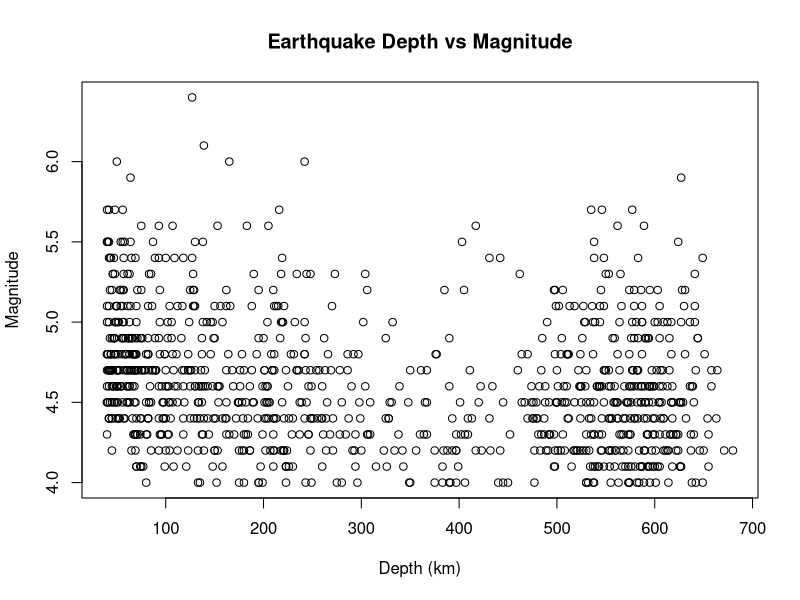

This figure's R source:
## ---- chunk 1
knitr::opts_chunk$set(echo = TRUE)
## ---- chunk 2
data(quakes)
head(quakes)
#>      lat   long depth mag stations
#> 1 -20.42 181.62   562 4.8       41
#> 2 -20.62 181.03   650 4.2       15
#> 3 -26.00 184.10    42 5.4       43
## ---- chunk 3
plot(quakes$depth, quakes$mag,
     xlab = "Depth (km)",
     ylab = "Magnitude",
     main = "Earthquake Depth vs Magnitude")
## ---- chunk 4
cov(quakes$depth, quakes$mag)
#> [1] -20.02209
## ---- chunk 5
cor(quakes$depth, quakes$mag)
#> [1] -0.2306377
## ---- chunk 6
cor(quakes)
#>                lat        long       depth         mag    stations
#> lat      1.0000000  -0.3645440  0.0310258  -0.0504617  -0.0022206
#> long    -0.3645440   1.0000000  0.1444434  -0.1730673  -0.0535125
#> depth    0.0310258   0.1444434  1.0000000  -0.2306377  -0.0735151
#> mag     -0.0504617  -0.1730673 -0.2306377   1.0000000   0.8511824
#> stations -0.0022206 -0.0535125 -0.0735151   0.8511824   1.0000000
